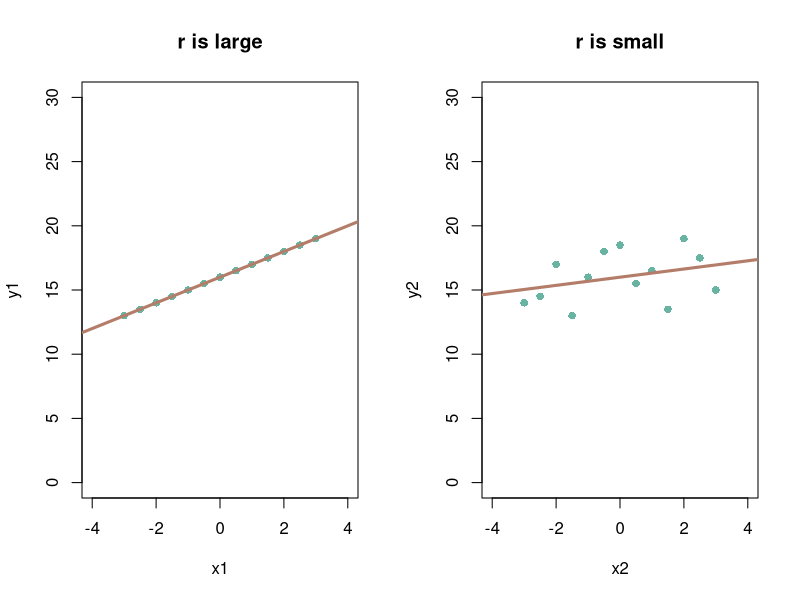
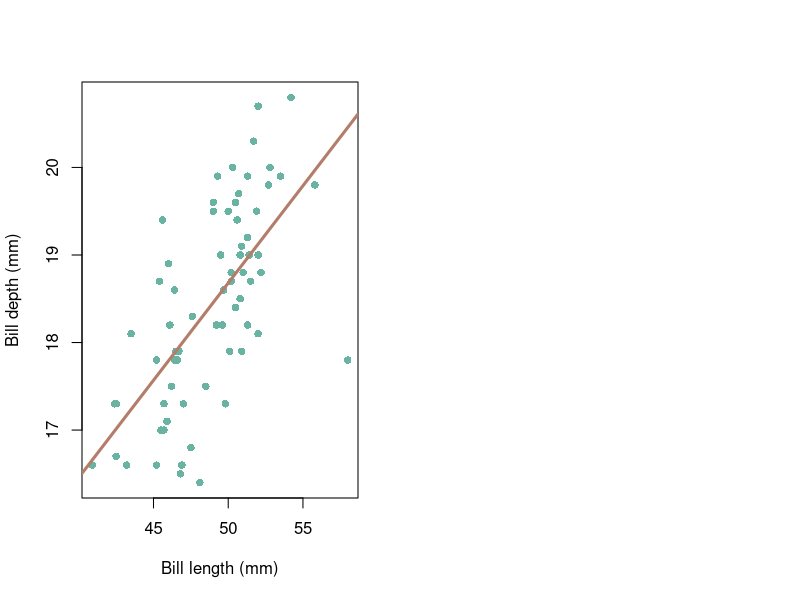

The R script that drew these images, in order:
## ---- chunk 1
par(mfrow = c(1, 2))

x1 <- seq(from = -3, to = 3, by = 0.5)
y1 <- seq(from = 13, to = 19, by = 0.5)

plot(x1, y1, xlim = c(-4, 4), ylim = c(0, 30), pch = 16,
      main = "r is large", col = "#69b3a2")
abline(lm(y1 ~ x1), col = "#b37d69", lwd = 3)

x2 <- seq(from = -3, to = 3, by = 0.5)
y2 <- c(14.0, 14.5, 17.0, 13.0, 16.0, 18.0, 18.5, 15.5, 16.5, 13.5, 19.0, 17.5, 15.0)

plot(x2, y2, xlim = c(-4,4), ylim = c(0, 30), pch = 16,
      main = "r is small", col = "#69b3a2")
abline(lm(y2 ~ x2), col = "#b37d69", lwd = 3)
## ---- chunk 2
library(palmerpenguins)
data(penguins)

penguins <- na.omit(penguins)

x <- penguins$bill_length_mm[penguins$species == "Chinstrap"]
y <- penguins$bill_depth_mm[penguins$species == "Chinstrap"]

# Spearman rank correlation
cor.test(x, y, method = "spearman")
## ---- chunk 3
library(palmerpenguins)
data(penguins)

penguins <- na.omit(penguins)

x <- penguins$bill_length_mm[penguins$species == "Chinstrap"]
y <- penguins$bill_depth_mm[penguins$species == "Chinstrap"]

# Linear model for regression
chinstrap_model <- lm(y ~ x)

# Check the estimates of the parameters using summary()
chinstrap_reg <- summary(chinstrap_model)
print(chinstrap_reg)

# Extract the slope (estimate of x)
b <- chinstrap_reg$coefficients[[2]]
print(b)

# Extract the intercept (estimate of intercept)
a <- chinstrap_reg$coefficients[[1]]
print(a)

# Full equation
# y_i <- a + (b * x_i)

# t-statistic
t_stat <- chinstrap_reg$coefficients[[6]]
print(t_stat)

# p-value
p_value <- chinstrap_reg$coefficients[[8]]
print(p_value)

# R-squared
R2 <- chinstrap_reg$r.squared
print(R2)

# Plotting using abline()

plot(x, y, pch = 16, ylab = "Bill depth (mm)", xlab = "Bill length (mm)", col = "#69b3a2")
abline(chinstrap_model, col = "#b37d69", lwd = 3)
